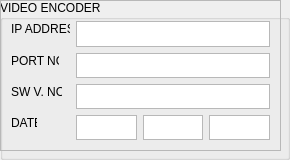
        <widget class="QGroupBox" name="groupBox_17">
         <property name="font">
          <font>
           <family>Arial</family>
          </font>
         </property>
         <property name="title">
          <string>VIDEO ENCODER</string>
         </property>
         <widget class="QFrame" name="frame_15">
          <property name="geometry">
           <rect>
            <x>0</x>
            <y>0</y>
            <width>281</width>
            <height>151</height>
           </rect>
          </property>
          <property name="frameShape">
           <enum>QFrame::StyledPanel</enum>
          </property>
          <property name="frameShadow">
           <enum>QFrame::Raised</enum>
          </property>
         </widget>
         <widget class="QTextEdit" name="CSVD_IP_LE">
          <property name="geometry">
           <rect>
            <x>76</x>
            <y>21</y>
            <width>194</width>
            <height>26</height>
           </rect>
          </property>
         </widget>
         <widget class="QLabel" name="CSVD_P_LB">
          <property name="geometry">
           <rect>
            <x>11</x>
            <y>53</y>
            <width>48</width>
            <height>16</height>
           </rect>
          </property>
          <property name="text">
           <string>PORT NO.</string>
          </property>
         </widget>
         <widget class="QLabel" name="CSVD_IP_LB">
          <property name="geometry">
           <rect>
            <x>11</x>
            <y>21</y>
            <width>59</width>
            <height>16</height>
           </rect>
          </property>
          <property name="text">
           <string>IP ADDRESS</string>
          </property>
         </widget>
         <widget class="QTextEdit" name="CSVD_P_LE">
          <property name="geometry">
           <rect>
            <x>76</x>
            <y>53</y>
            <width>194</width>
            <height>25</height>
           </rect>
          </property>
         </widget>
         <widget class="QLabel" name="CSVD_V_LB">
          <property name="geometry">
           <rect>
            <x>11</x>
            <y>84</y>
            <width>51</width>
            <height>16</height>
           </rect>
          </property>
          <property name="text">
           <string>SW V. NO.</string>
          </property>
         </widget>
         <widget class="QTextEdit" name="CSVD_D_LE">
          <property name="geometry">
           <rect>
            <x>76</x>
            <y>115</y>
            <width>61</width>
            <height>25</height>
           </rect>
          </property>
         </widget>
         <widget class="QTextEdit" name="CSVD_Y_LE">
          <property name="geometry">
           <rect>
            <x>209</x>
            <y>115</y>
            <width>61</width>
            <height>25</height>
           </rect>
          </property>
         </widget>
         <widget class="QTextEdit" name="CSVD_M_LE">
          <property name="geometry">
           <rect>
            <x>143</x>
            <y>115</y>
            <width>60</width>
            <height>25</height>
           </rect>
          </property>
         </widget>
         <widget class="QLabel" name="CSVD_D_LB">
          <property name="geometry">
           <rect>
            <x>11</x>
            <y>115</y>
            <width>26</width>
            <height>16</height>
           </rect>
          </property>
          <property name="text">
           <string>DATE</string>
          </property>
         </widget>
         <widget class="QTextEdit" name="CSVD_V_LE">
          <property name="geometry">
           <rect>
            <x>76</x>
            <y>84</y>
            <width>194</width>
            <height>25</height>
           </rect>
          </property>
         </widget>
        </widget>
